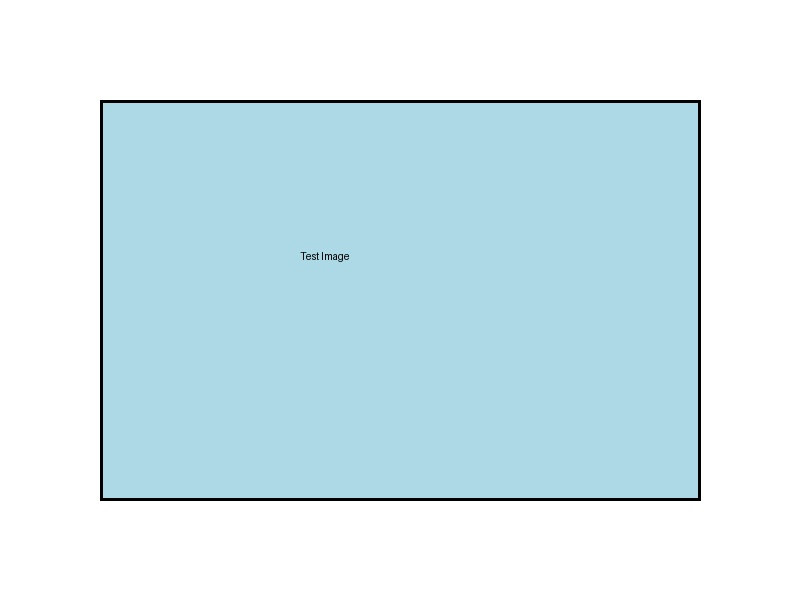
#> input picture test_images/test_photo.jpg, 800 x 600 px
$ python -i detector.py   (imports and definitions only)
#> lines starting #> are read from the running program, lines starting #| are printed output that depends on the picture
"""
Passive invisible watermark detector.

Detects invisible (blind) watermarks embedded in images using
frequency-domain analysis — no knowledge of the original image needed.

Three complementary techniques are applied:
  1. DCT coefficient anomaly scan  — detects mid-frequency energy bumps
     typical of JPEG-domain watermark embedding (like StegaStamp, TreeRing).
  2. DWT subband energy analysis   — wavelet decomposition reveals spatial
     energy redistribution left by DWT-domain watermarks.
  3. FFT magnitude spectrum peaks  — sharp peaks in the Fourier spectrum
     often signal periodic watermark patterns.

Each technique returns a per-pixel influence map (heatmap).
The combined heatmap is the normalised average of all maps.

References / inspiration:
  - invisible-watermark library (ShieldMnt/invisible-watermark)
  - "Robust Invisible Watermarking" (Fernandez et al., 2023)
  - ExifTool's pixel-level analysis approach
"""

from __future__ import annotations

from dataclasses import dataclass, field
from pathlib import Path
from typing import Optional

import numpy as np
from PIL import Image

try:
    import pywt
    _PWT_AVAILABLE = True
except ImportError:
    _PWT_AVAILABLE = False


# Detection threshold: combined score above this → watermark suspected
_DETECTION_THRESHOLD = 0.35

# DCT block size (JPEG uses 8×8)
_DCT_BLOCK = 8


# ── Result dataclass ──────────────────────────────────────────────────────────

@dataclass
class WatermarkResult:
    """
    Result of passive watermark detection on a single image.

    Attributes:
        detected:       True if a watermark signal was found.
        confidence:     0-1 confidence score.
        method_scores:  Per-method confidence scores.
        heatmap:        2-D numpy array (same H×W as input image, values 0-1).
                        High values = high suspicion of watermark influence.
        warnings:       Non-fatal messages (e.g., library not available).
    """
    detected: bool
    confidence: float
    method_scores: dict[str, float]
    heatmap: Optional[np.ndarray] = field(default=None, repr=False)
    warnings: list[str] = field(default_factory=list)

    def to_dict(self) -> dict:
        return {
            "detected": self.detected,
            "confidence": round(self.confidence, 4),
            "method_scores": {k: round(v, 4) for k, v in self.method_scores.items()},
            "heatmap_shape": list(self.heatmap.shape) if self.heatmap is not None else None,
            "warnings": self.warnings,
        }

    def save_heatmap(self, path: str | Path, overlay_alpha: float = 0.6) -> None:
        """
        Save the watermark heatmap as a PNG image.

        Args:
            path:          Output file path.
            overlay_alpha: Opacity of the heatmap overlay (0=transparent, 1=opaque).
        """
        if self.heatmap is None:
            raise ValueError("No heatmap available")
        try:
            import matplotlib.pyplot as plt
            import matplotlib.cm as cm
            fig, ax = plt.subplots(figsize=(8, 8), dpi=100)
            im = ax.imshow(self.heatmap, cmap="inferno", vmin=0, vmax=1)
            plt.colorbar(im, ax=ax, fraction=0.046, pad=0.04, label="Watermark influence score")
            ax.set_title(
                f"Watermark heatmap  —  confidence: {self.confidence:.2%}",
                fontsize=12,
            )
            ax.axis("off")
            plt.tight_layout()
            plt.savefig(path, bbox_inches="tight", dpi=150)
            plt.close(fig)
        except ImportError:
            raise ImportError("matplotlib is required to save heatmaps: pip install matplotlib")


# ── Detector ──────────────────────────────────────────────────────────────────

class WatermarkDetector:
    """
    Detect passive invisible watermarks in images.

    No reference image needed (blind detection).
    Works on JPEG, PNG, WebP, TIFF.

    Usage:
        detector = WatermarkDetector()
        result = detector.detect("image.jpg")
        if result.detected:
            print(f"Watermark suspected — confidence {result.confidence:.0%}")
            result.save_heatmap("heatmap.png")
    """

    def detect(self, path: Path | str) -> WatermarkResult:
        """Run all detection methods and aggregate results."""
#> called with path = '../../../test_images/test_photo.jpg'
        path = Path(path)
        img = Image.open(path).convert("RGB")
#> img is the input picture: PIL image 800x600 RGB; mean R, G, B 211.7, 233.2, 239.5
        arr = np.array(img, dtype=np.float64)
        gray = np.mean(arr, axis=2)  # luminance channel

        warnings: list[str] = []
        method_scores: dict[str, float] = {}
        heatmaps: list[np.ndarray] = []

        # --- Method 1: DCT coefficient anomaly ---
        dct_score, dct_heatmap = self._dct_anomaly(gray)
        method_scores["dct"] = dct_score
        heatmaps.append(dct_heatmap)

        # --- Method 2: DWT subband energy ---
        if _PWT_AVAILABLE:
            dwt_score, dwt_heatmap = self._dwt_energy(gray)
            method_scores["dwt"] = dwt_score
            heatmaps.append(dwt_heatmap)
        else:
            warnings.append("pywavelets not installed; DWT analysis skipped. pip install PyWavelets")

        # --- Method 3: FFT spectrum peaks ---
        fft_score, fft_heatmap = self._fft_peaks(gray)
        method_scores["fft"] = fft_score
        heatmaps.append(fft_heatmap)

        # --- Combine heatmaps (resize all to same shape, then average) ---
        h, w = gray.shape
        combined = np.zeros((h, w), dtype=np.float64)
        for hm in heatmaps:
            if hm.shape != (h, w):
                hm = _resize_heatmap(hm, (h, w))
            combined += hm
        combined /= len(heatmaps)
        combined = np.clip(combined, 0.0, 1.0)

        # Overall confidence = weighted average of method scores
        weights = {"dct": 0.4, "dwt": 0.35, "fft": 0.25}
        total_w = sum(weights[k] for k in method_scores)
        confidence = sum(
            method_scores[k] * weights[k] for k in method_scores
        ) / total_w

        detected = confidence >= _DETECTION_THRESHOLD

        return WatermarkResult(
            detected=detected,
            confidence=confidence,
            method_scores=method_scores,
            heatmap=combined,
            warnings=warnings,
        )

    # ── DCT analysis ──────────────────────────────────────────────────────────

    def _dct_anomaly(self, gray: np.ndarray) -> tuple[float, np.ndarray]:
        """
        Block DCT analysis.

        Watermarks embedded in the DCT domain (like JPEG steganography)
        leave characteristic energy patterns in mid-frequency coefficients.
        We compute the variance of mid-frequency DCT coefficients per block
        and compare to the expected variance of natural image blocks.

        Returns: (anomaly_score 0-1, per-pixel heatmap)
        """
        h, w = gray.shape
#> h = 600; w = 800
        bh = (h // _DCT_BLOCK) * _DCT_BLOCK
#> bh = 600
        bw = (w // _DCT_BLOCK) * _DCT_BLOCK
#> bw = 800
        cropped = gray[:bh, :bw]

        n_rows = bh // _DCT_BLOCK
#> n_rows = 75
        n_cols = bw // _DCT_BLOCK
#> n_cols = 100
        block_scores = np.zeros((n_rows, n_cols), dtype=np.float64)

        for r in range(n_rows):
            for c in range(n_cols):
                block = cropped[
                    r * _DCT_BLOCK : (r + 1) * _DCT_BLOCK,
                    c * _DCT_BLOCK : (c + 1) * _DCT_BLOCK,
                ]
                dct_block = _dct2(block - 128.0)
                # Mid-frequency coefficients: zig-zag positions 5-20
                flat = dct_block.flatten()
                mid = flat[5:21]
                # Measure deviation from expected natural-image energy
                block_scores[r, c] = float(np.std(mid) / (np.mean(np.abs(flat)) + 1e-6))
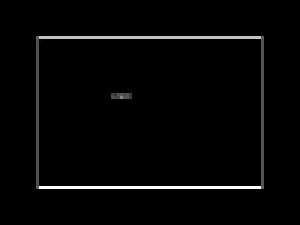
#> block_scores: shape (75, 100) float64 (shown 3 times larger); min 0, max 5.96, mean 0.135; drawn with min black and max white

        # Normalise block scores to 0-1
        min_s, max_s = block_scores.min(), block_scores.max()
#> min_s = 0; max_s = 5.96
        if max_s > min_s:
            norm = (block_scores - min_s) / (max_s - min_s)
        else:
            norm = block_scores

        # Upsample block map back to pixel resolution
        heatmap = np.kron(norm, np.ones((_DCT_BLOCK, _DCT_BLOCK), dtype=np.float64))
        heatmap = _pad_to(heatmap, (h, w))

        # Score = fraction of blocks with anomalously high mid-frequency energy
        threshold_95 = float(np.percentile(block_scores, 95))
#> threshold_95 = 0.0278
        anomaly_frac = float(np.mean(block_scores > threshold_95 * 0.6))
#> anomaly_frac = 0.0704
        score = min(anomaly_frac * 3.0, 1.0)
#> score = 0.211

        return score, heatmap

    # ── DWT analysis ─────────────────────────────────────────────────────────

    def _dwt_energy(self, gray: np.ndarray) -> tuple[float, np.ndarray]:
        """
        DWT subband energy analysis.

        DWT-domain watermarks (e.g., dwtDct, dwtDctSvd in invisible-watermark)
        alter the energy distribution across LL/LH/HL/HH subbands.
        Natural images have a characteristic 1/f energy slope; watermarked
        images often show elevated HH energy relative to this baseline.
        """
        coeffs = pywt.dwt2(gray, "haar")
        cA, (cH, cV, cD) = coeffs
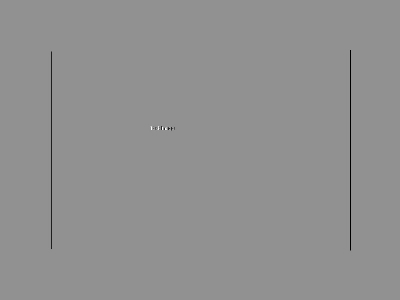
#> cV: shape (300, 400) float64; min -253.8, max 192.2, mean -0.7; drawn with min black and max white

        # Energy in each subband
        e_ll = float(np.mean(cA ** 2))
#> e_ll = 212622.4
        e_lh = float(np.mean(cH ** 2))
#> e_lh = 264.7
        e_hl = float(np.mean(cV ** 2))
#> e_hl = 182.3
        e_hh = float(np.mean(cD ** 2))
#> e_hh = 2.2

        total = e_ll + e_lh + e_hl + e_hh + 1e-9
#> total = 213071.6

        # Natural images: HH fraction is typically < 0.02
        # Watermarked images often show 0.04-0.08 HH fraction
        hh_fraction = e_hh / total
#> hh_fraction = 1.03e-05
        # Score: how far above the natural baseline (0.02) are we?
        score = min(max((hh_fraction - 0.02) / 0.08, 0.0), 1.0)
#> score = 0

        # Heatmap from detail subband absolute values
        detail_energy = np.abs(cH) + np.abs(cV) + np.abs(cD)
        de_min, de_max = detail_energy.min(), detail_energy.max()
#> de_min = 0; de_max = 375.5
        if de_max > de_min:
            heatmap = (detail_energy - de_min) / (de_max - de_min)
#> heatmap: shape (300, 400) float64
#> in detect, `dwt_score, dwt_heatmap = self._dwt_energy(gray)`: dwt_score = 0
        else:
            heatmap = detail_energy

        return score, heatmap

    # ── FFT analysis ──────────────────────────────────────────────────────────

    def _fft_peaks(self, gray: np.ndarray) -> tuple[float, np.ndarray]:
        """
        FFT magnitude spectrum peak detection.

        Periodic watermarks (e.g., Stable Diffusion's watermark, TreeRing)
        appear as discrete spikes in the Fourier magnitude spectrum.
        Natural image spectra are smooth 1/f without sharp isolated peaks.

        We detect peaks as deviations significantly above the local median.
        """
        fft = np.fft.fft2(gray)
        magnitude = np.abs(np.fft.fftshift(fft))
        log_mag = np.log1p(magnitude)

        h, w = log_mag.shape
#> h = 600; w = 800

        # Local median filter to find background level
        from scipy.ndimage import median_filter, uniform_filter  # type: ignore
        background = median_filter(log_mag, size=15)
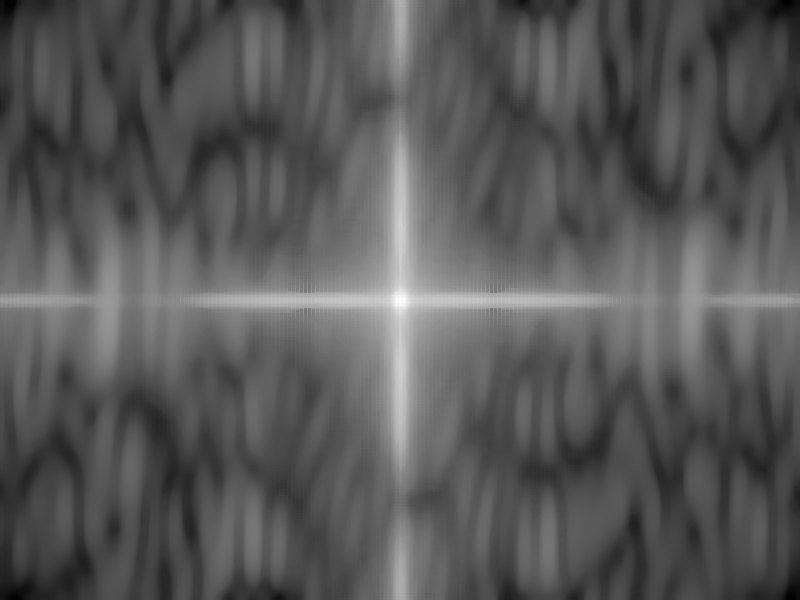
#> background: shape (600, 800) float64; min 4.64, max 11.9, mean 7.15; drawn with min black and max white
        residual = log_mag - background
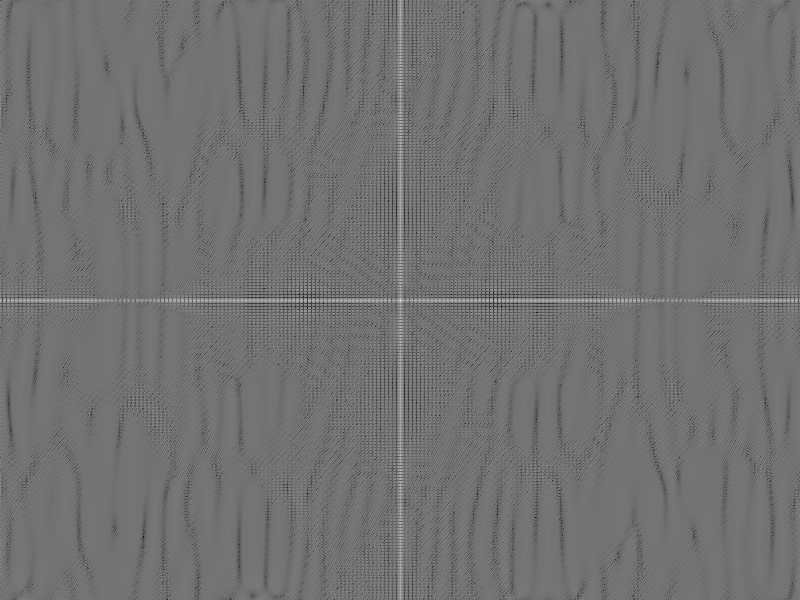
#> residual: shape (600, 800) float64; min -5.51, max 6.66, mean -0.0736; drawn with min black and max white

        # Peaks: residual above 2.5 standard deviations
        sigma = float(np.std(residual))
#> sigma = 0.541
        peak_mask = residual > 2.5 * sigma
#> peak_mask: shape (600, 800) bool; 0.75% white in thin lines or dots

        # Exclude DC component and very low frequencies (centre 5%)
        cy, cx = h // 2, w // 2
#> cy = 300; cx = 400
        r = int(min(h, w) * 0.05)
#> r = 30
        peak_mask[cy - r : cy + r, cx - r : cx + r] = False
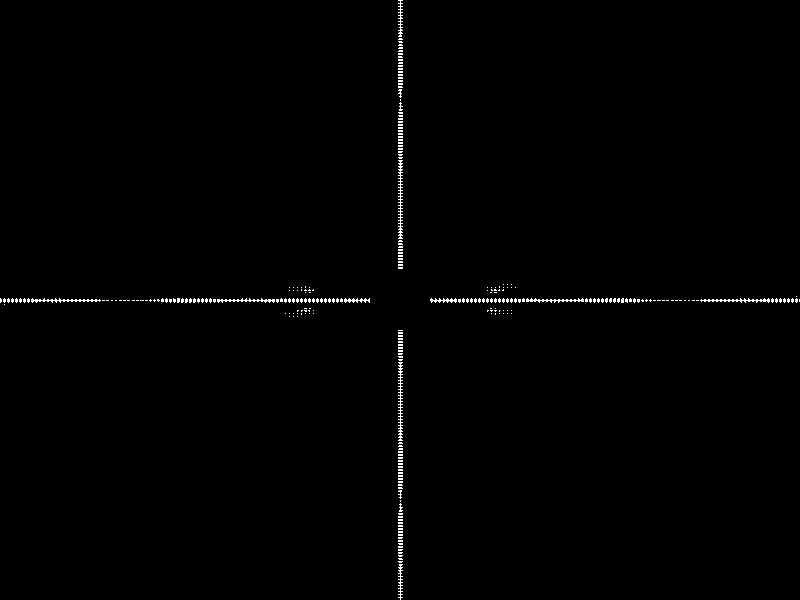
#> peak_mask: shape (600, 800) bool; 0.68% white in thin lines or dots

        peak_frac = float(np.mean(peak_mask))
#> peak_frac = 0.00684
        # Score: fraction of spectrum that is anomalous peaks
        score = min(peak_frac * 500.0, 1.0)
#> score = 1

        # Heatmap: back-project peaks to spatial domain via inverse FFT
        filtered = np.fft.ifftshift(np.fft.ifftshift(peak_mask.astype(np.float64)))
#> filtered: shape (600, 800) float64; values 0 (black) and 1 (white), 0.68% white in thin lines or dots
        spatial = np.abs(np.fft.ifft2(filtered * fft))
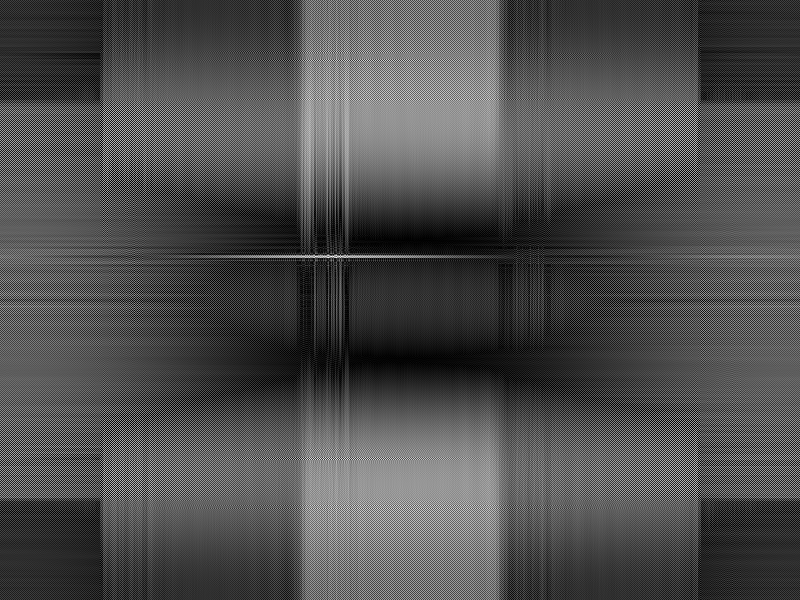
#> spatial: shape (600, 800) float64; min 9.19e-05, max 2.9, mean 0.897; drawn with min black and max white
        s_min, s_max = spatial.min(), spatial.max()
#> s_min = 9.19e-05; s_max = 2.9
        if s_max > s_min:
            heatmap = (spatial - s_min) / (s_max - s_min)
#> heatmap: shape (600, 800) float64
        else:
            heatmap = np.zeros_like(spatial)

        return score, heatmap


# ── Utility functions ─────────────────────────────────────────────────────────

def _dct2(block: np.ndarray) -> np.ndarray:
    """2D Discrete Cosine Transform via the separable property."""
    from scipy.fftpack import dct  # type: ignore
    return dct(dct(block, axis=0, norm="ortho"), axis=1, norm="ortho")


def _resize_heatmap(heatmap: np.ndarray, target_shape: tuple[int, int]) -> np.ndarray:
    """Resize a heatmap array to target_shape using PIL nearest-neighbour."""
    img = Image.fromarray((heatmap * 255).astype(np.uint8))
    resized = img.resize((target_shape[1], target_shape[0]), Image.NEAREST)
    return np.array(resized, dtype=np.float64) / 255.0


def _pad_to(arr: np.ndarray, target_shape: tuple[int, int]) -> np.ndarray:
    """Zero-pad or crop arr to exactly target_shape."""
    th, tw = target_shape
    ah, aw = arr.shape
    out = np.zeros((th, tw), dtype=arr.dtype)
    out[: min(ah, th), : min(aw, tw)] = arr[: min(ah, th), : min(aw, tw)]
    return out

>>> result = WatermarkDetector().detect('../../../test_images/test_photo.jpg')
#> in detect, `fft_score, fft_heatmap = self._fft_peaks(gray)`: fft_score = 1
#> the loop in detect, `for hm in heatmaps:` made 3 passes
#> after the loop in detect, `for hm in heatmaps:`:
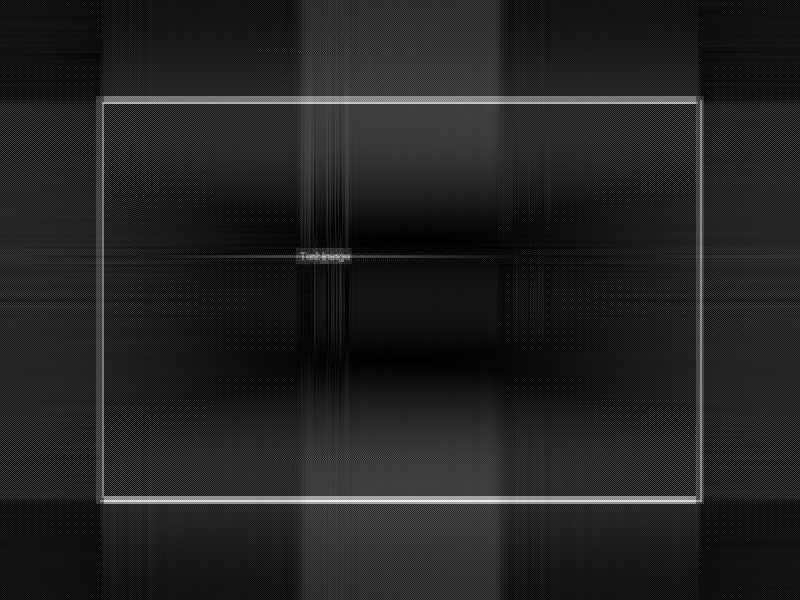
#> combined: shape (600, 800) float64; min 0, max 2.44, mean 0.337; drawn with min black and max white
#> in detect, `confidence = sum( method_scores[k] * weights[k] for k in method_scores..`: confidence = 0.334
#> in detect, `detected = confidence >= _DETECTION_THRESHOLD`: detected = False
